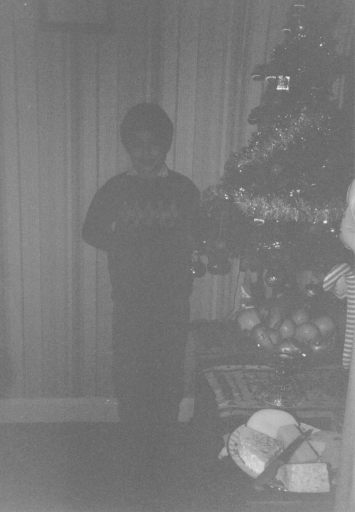
#> input picture 4_year/IPCV_1C/Lab/Assignment 3/images/christmas.png, 355 x 512 px
$ jupyter execute LABexc3-ELE510-2021.ipynb
#> lines starting #> are read from the running program, lines starting #| are printed output that depends on the picture
#> further down, img is the input picture: shape (512, 355, 3); min 98, max 240, mean 120.6
# ELE510 Image Processing with robot vision: LAB, Exercise 3, Histogram and point transformations

**Purpose:** *To learn about the image histogram, histogram equalization and image noise.*

The theory for this exercise can be found in chapter 3 of the text book [1]. Supplementary information can found in chapter 1, 2 and 3 in the compendium [2]. See also the following documentations for help:
- [OpenCV](https://opencv.org/opencv-python-free-course/)
- [numpy](https://numpy.org/doc/stable/)
- [matplotlib](https://matplotlib.org/stable/contents.html)

**IMPORTANT:** Read the text carefully before starting the work. In
many cases it is necessary to do some preparations before you start the work
on the computer. Read necessary theory and answer the theoretical part
frst. The theoretical and experimental part should be solved individually.
The notebook must be approved by the lecturer or his assistant.

**Approval:**
<div class="alert alert-block alert-success">
The current notebook should be submitted on CANVAS as a single pdf file.
</div>

<div class="alert alert-block alert-info">
    To export the notebook in a pdf format, goes to File -> Download as -> PDF via LaTeX (.pdf).
</div>

**Note regarding the notebook**: The theoretical questions can be answered directly on the notebook using a *Markdown* cell and LaTex commands (if relevant). In alternative, you can attach a scan (or an image) of the answer directly in the cell.

Possible ways to insert an image in the markdown cell:

``

``

**Under you will find parts of the solution that is already programmed.**

<div class="alert alert-block alert-info">
    <p>You have to fill out code everywhere it is indicated with `...`</p>
    <p>The code section under `######## a)` is answering subproblem a) etc.</p>
</div>

## Problem 1

The histogram for an image of a **black** and **white** football and **grey** background is
$[0,520,920,490,30,40,5910,24040,6050,80,20,80,440,960,420,0]$, where 16 gray levels are used.

The diameter of the football is $d = 230\text{mm}$.

Use these information to find the pixel size, $\Delta x = \Delta y$.

**Describe the steps to arrive to the solution.**

<details style="margin-top:20px">
    <summary>
        <font size="2" color="green"><b>Click here for an optional hint</b></font>
    </summary>
    1. The area of the ball is given by: $A = \pi \cdot (d/2)^2$ == (number_of_pixels $\cdot$ area_single_pixel)
</details>

### Solution:

[cell 1]
import math

# Problem data
histogram = [0,520,920,490,30,40,5910,24040,6050,80,20,80,440,960,420,0]
d = 230

First, we need the area of the football:

[cell 2]
histogram

A = math.pi*(d/2)**2
print("Area of the football: ", round(A, 2), "mm^2")

We need the amount of pixels that corresponds to the football, the sum of the whole histogram is the number of pixels of the whole image. Notice in the histogram the middle levels of grey are very common, that's because they correspond to the background, we can discard those levels.

[cell 3]
histogram = [g_lvl if g_lvl < 1000 else 0 for g_lvl in histogram]
print("Histogram of the football: ", histogram)

n_pix = sum(histogram)
print("Number of pixels that corresponds to the football: ", n_pix)

We know the area of the football is given by: $A = \pi \cdot (d/2)^2$ == (number_of_pixels $\cdot$ area_single_pixel).

So the area of a single pixel must be: area_single_pixel = $A / $number_of_pixels

[cell 4]
a_pix = A / n_pix
print("Area of a single pixel: ", round(a_pix, 2), "mm^2")

Δx = math.sqrt(a_pix)
Δy = Δx
print("Δx = Δy = ", round(Δx, 2), "mm")

<div class="alert alert-block alert-info">
    <p>The solution of problem 1 should be:</p>

    Δx = Δy = 3.33mm or, if you have taken different level of gray into consideration, Δx = Δy = 3.22mm
</div>

## Problem 2

For images, such as `./images/christmas.png`, some processing is normally desired to improve the contrast. The simplest approach for doing this is called histogram stretching. For a given image, where the used pixel values range from $g_{\text{min}}$ to $g_{\text{max}}$ we can spread these so they cover the entire $[0, G-1]$ range. The formula for histogram stretching is given by:

\begin{equation*}
	g_{\text{new}} = \left\lfloor {\frac{g_{\text{old}}-g_{\text{min}}}{g_{\text{max}}-g_{\text{min}}}G + 0.5} \right\rfloor
\end{equation*}

Where $g_{\text{old}}$ is an old pixel value, and $g_{\text{new}}$ a new pixel value.

**a)** Make a small Python function, taking an image as input, perform histogram stretching using the previous equation, and giving the increased contrast image as output. Use an 8-bit grayscale range (G=256). Show and explain the result using `./images/christmas.png` as an example.

[cell 5]
# Import the packages
import cv2
import numpy as np
import matplotlib.pyplot as plt

[cell 6]
"""
Function that takes in input an image and return the same image stretched.
"""
def histogram_stretch(img):

    # Gets the minimun value of the image
    gmin = img.min()
#> gmin = 98
    # Gets the maximun value of the image
    gmax = img.max()
#> gmax = 240

    # Compute the stretched image
    img_new = ((img - gmin) / (gmax - gmin))*256 + 0.5
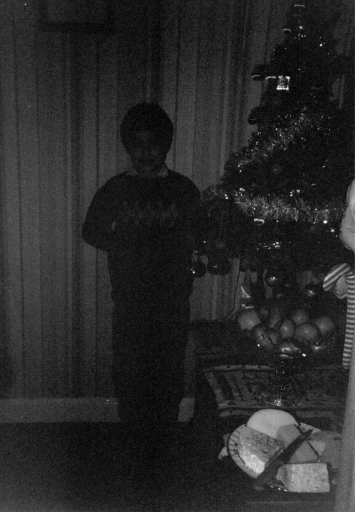
#> img_new: shape (512, 355, 3) float64; min 0.5, max 256.5, mean 41.2; drawn with min black and max white
    # Change de dtype of the array so we can plot it as an image
    img_new = img_new.astype('int32')

    return img_new

[cell 7]
# Read the image and convert it to RGB channels
img = cv2.imread("./images/christmas.png")
img = cv2.cvtColor(img, cv2.COLOR_BGR2RGB)

# Use the function to improve the contrast of the image
img_stretch = histogram_stretch(img)

plt.figure(figsize=(20,20))
plt.subplot(221)
plt.imshow(img)
plt.title('Normal image')
plt.subplot(222)
plt.imshow(img_stretch)
plt.title('Stretched image')
plt.show()

## Problem 3

In this experiment we use **four** images.
The two first are gray level images, `./images/pout.jpg` and `./images/tire.jpg`.
The other two are colour images captured with a standard digital camera.
We want to study image enhancement with histogram equalization.

*We simplify by using only gray level images*.
Therefore, the colour images are first read to gray level; a grey level image can be imported using the flag (`cv2.IMREAD_GRAYSCALE`).
The colour images are `./images/waterfall2.jpg` and `./images/restaurantSpain.jpg`, available from CANVAS.

<details style="margin-top:20px">
    <summary>
        <font size="2" color="green"><b>Click here for optional hints</b></font>
    </summary>
    <p>1. Make a Python function or script that do histogram equalization <code>cv2.equalizeHist</code>, </p>
    <p>2. computes the histograms <code>plt.hist</code> for both the input image and the output image, </p>
    <p>3. and displays both images with histograms in the same figure (use <code>plt.figure</code> and <code>plt.subplot</code>).</p>
</details>

**a)** Use Python and find the histograms for the images.

[cell 8]
# Read the images
img_pout = cv2.imread("./images/pout.jpg", cv2.IMREAD_GRAYSCALE)
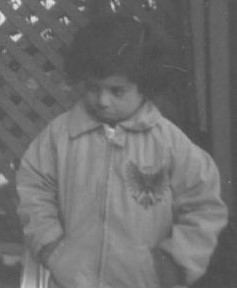
#> input picture 4_year/IPCV_1C/Lab/Assignment 3/images/pout.jpg, 237 x 288 px
#> img_pout is the input picture: shape (288, 237); min 70, max 236, mean 110.6
img_tire = cv2.imread("./images/tire.jpg", cv2.IMREAD_GRAYSCALE)
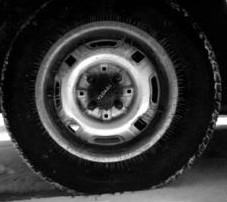
#> input picture 4_year/IPCV_1C/Lab/Assignment 3/images/tire.jpg, 227 x 202 px
#> img_tire is the input picture: shape (202, 227); min 0, max 255, mean 53.1
img_waterfall = cv2.imread("./images/waterfall2.jpg", cv2.IMREAD_GRAYSCALE)
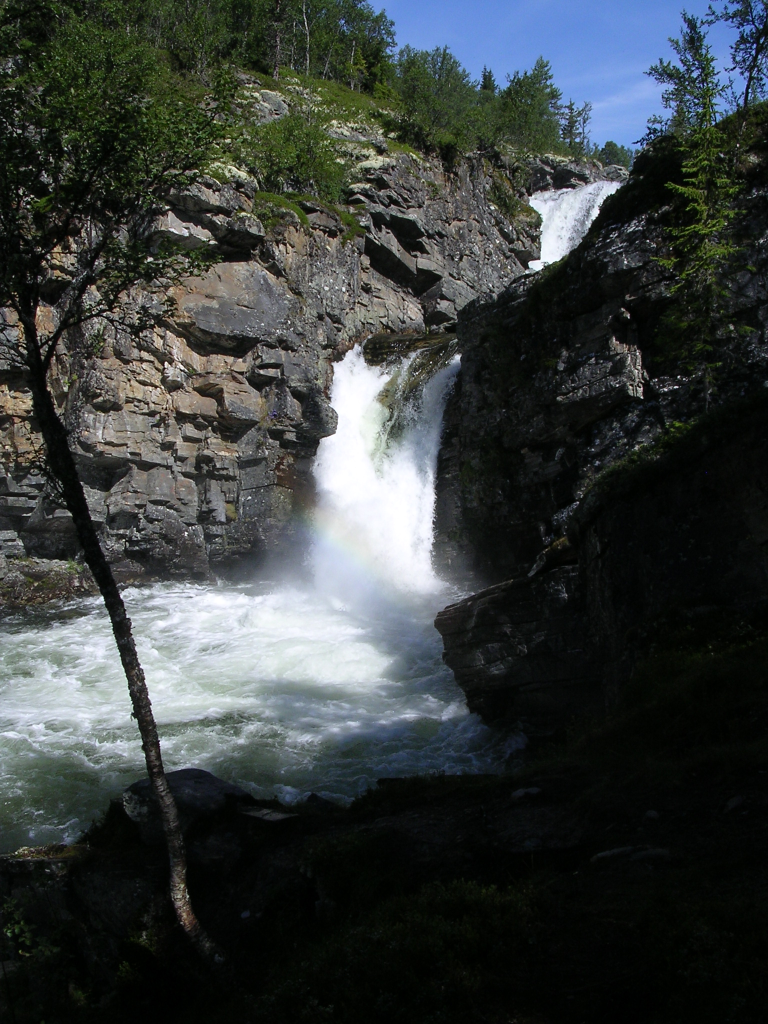
#> input picture 4_year/IPCV_1C/Lab/Assignment 3/images/waterfall2.jpg, 1536 x 2048 px (shown at 1/2 size)
#> img_waterfall: shape (2048, 1536); min 0, max 255, mean 59.5
img_spRest = cv2.imread("./images/restaurantSpain.jpg", cv2.IMREAD_GRAYSCALE)
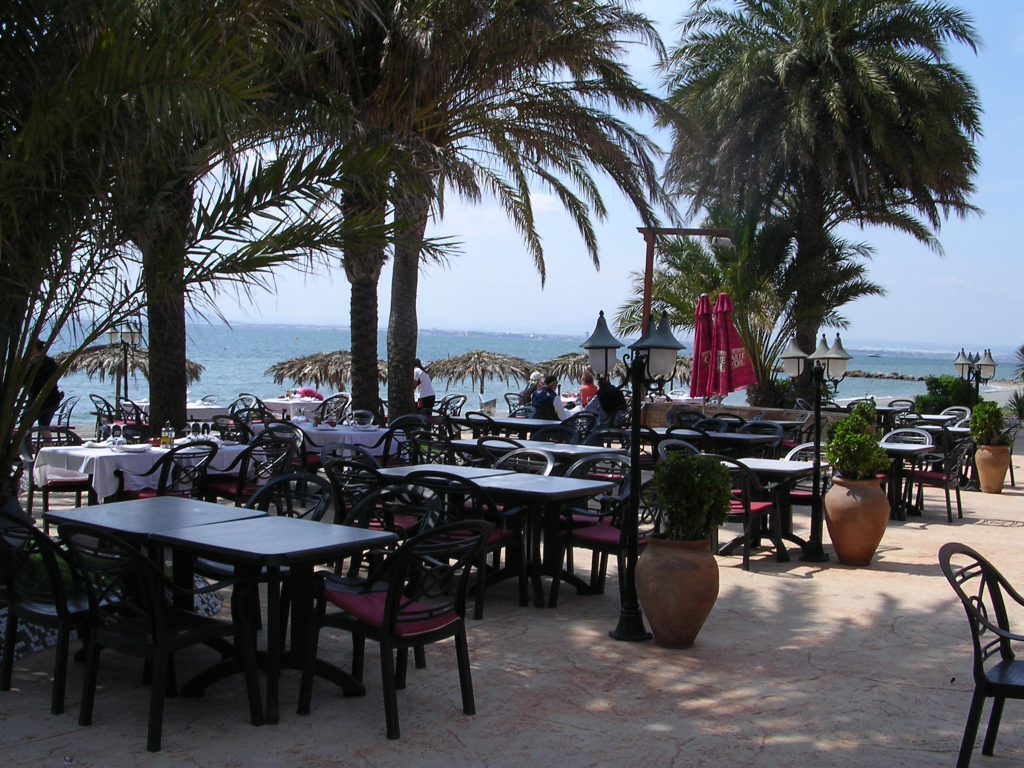
#> input picture 4_year/IPCV_1C/Lab/Assignment 3/images/restaurantSpain.jpg, 2048 x 1536 px (shown at 1/2 size)
#> img_spRest: shape (1536, 2048); min 0, max 255, mean 82.2

# Plot histograms --> plt.hist
plt.figure(figsize=(15, 15))
plt.subplot(4,2,1)
plt.imshow(img_pout, cmap='gray')
plt.subplot(4,2,2)
plt.title("Histogram for image: pout.jpg")
plt.hist(img_pout.flatten(), 256, [0,256])

plt.subplot(4,2,3)
plt.imshow(img_tire, cmap='gray')
plt.subplot(4,2,4)
plt.title("Histogram for image: tire.jpg")
plt.hist(img_tire.flatten(), 256, [0,256])

plt.subplot(4,2,5)
plt.imshow(img_waterfall, cmap='gray')
plt.subplot(4,2,6)
plt.title("Histogram for image: waterfall2.jpg")
plt.hist(img_waterfall.flatten(), 256, [0,256])

plt.subplot(4,2,7)
plt.imshow(img_spRest, cmap='gray')
plt.subplot(4,2,8)
plt.title("Histogram for image: restaurantSpain.jpg")
plt.hist(img_spRest.flatten(), 256, [0,256])

plt.show()
#> figure, not shown here; panel 2: tallest bar 2225 high, from x = 83 to 84; panel 4: tallest bar 1707 high, from x = 3 to 4; panel 6: tallest bar 156317 high, from x = 4 to 5; panel 8: tallest bar 41452 high, from x = 24 to 25

**b)** Perform histogram equalization of these images and find the new histograms.

[cell 9]
# Equalize the histograms
img_pout = cv2.equalizeHist(img_pout)
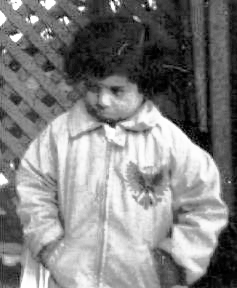
#> img_pout: shape (288, 237); min 0, max 255, mean 129.5
img_tire = cv2.equalizeHist(img_tire)
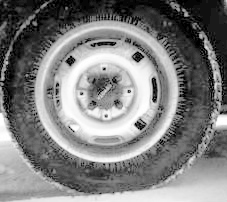
#> img_tire: shape (202, 227); min 0, max 255, mean 126.3
img_waterfall = cv2.equalizeHist(img_waterfall)
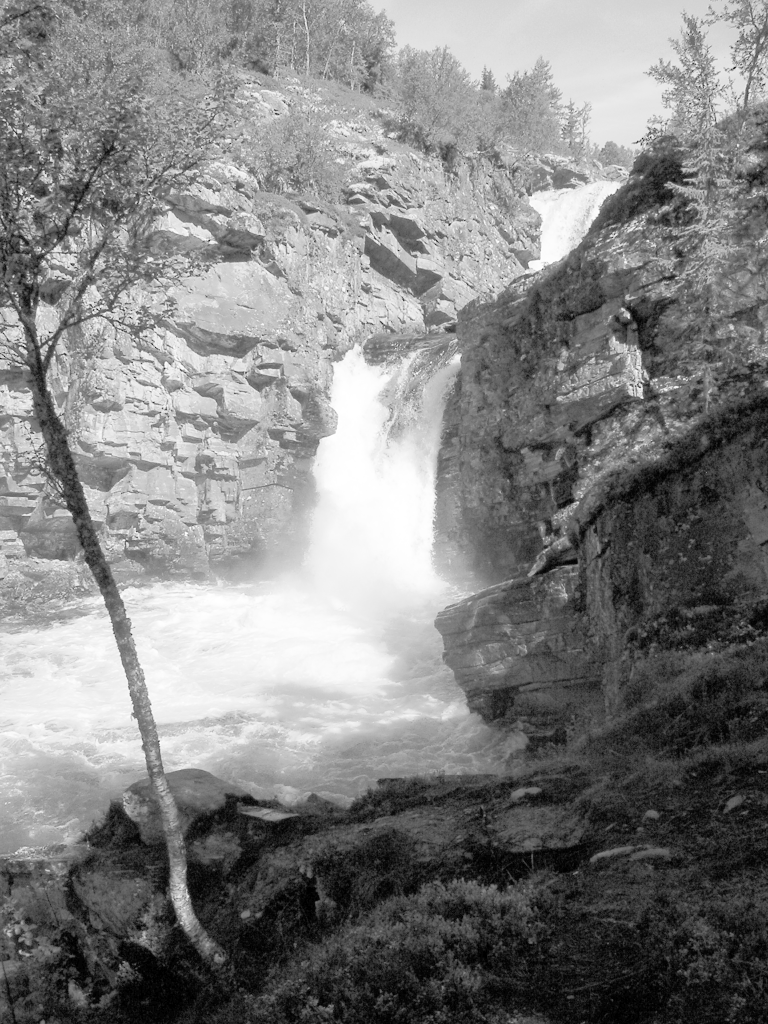
#> img_waterfall: shape (2048, 1536) (shown at 1/2 size); min 0, max 255, mean 128.8
img_spRest = cv2.equalizeHist(img_spRest)
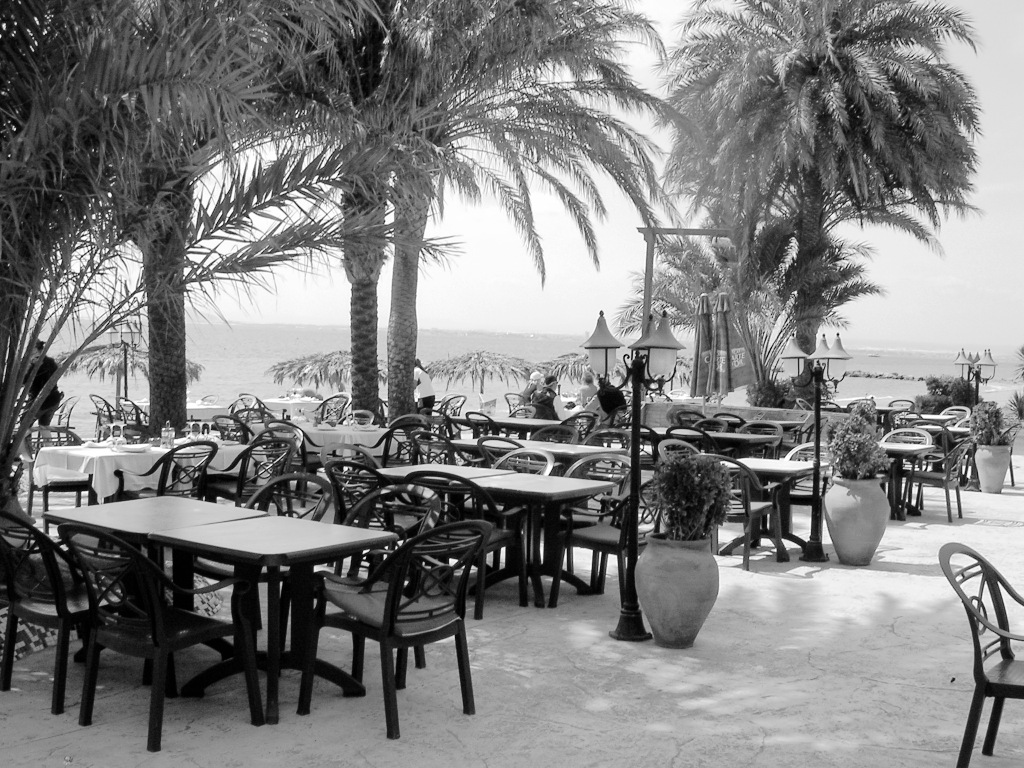
#> img_spRest: shape (1536, 2048) (shown at 1/2 size); min 0, max 255, mean 128.3


# Plot histograms --> plt.hist
plt.figure(figsize=(15, 15))
plt.subplot(4,2,1)
plt.imshow(img_pout, cmap='gray')
plt.subplot(4,2,2)
plt.title("Histogram for image: pout.jpg")
plt.hist(img_pout.flatten(), 256, [0,256])

plt.subplot(4,2,3)
plt.imshow(img_tire, cmap='gray')
plt.subplot(4,2,4)
plt.title("Histogram for image: tire.jpg")
plt.hist(img_tire.flatten(), 256, [0,256])

plt.subplot(4,2,5)
plt.imshow(img_waterfall, cmap='gray')
plt.subplot(4,2,6)
plt.title("Histogram for image: waterfall2.jpg")
plt.hist(img_waterfall.flatten(), 256, [0,256])

plt.subplot(4,2,7)
plt.imshow(img_spRest, cmap='gray')
plt.subplot(4,2,8)
plt.title("Histogram for image: restaurantSpain.jpg")
plt.hist(img_spRest.flatten(), 256, [0,256])

plt.show()
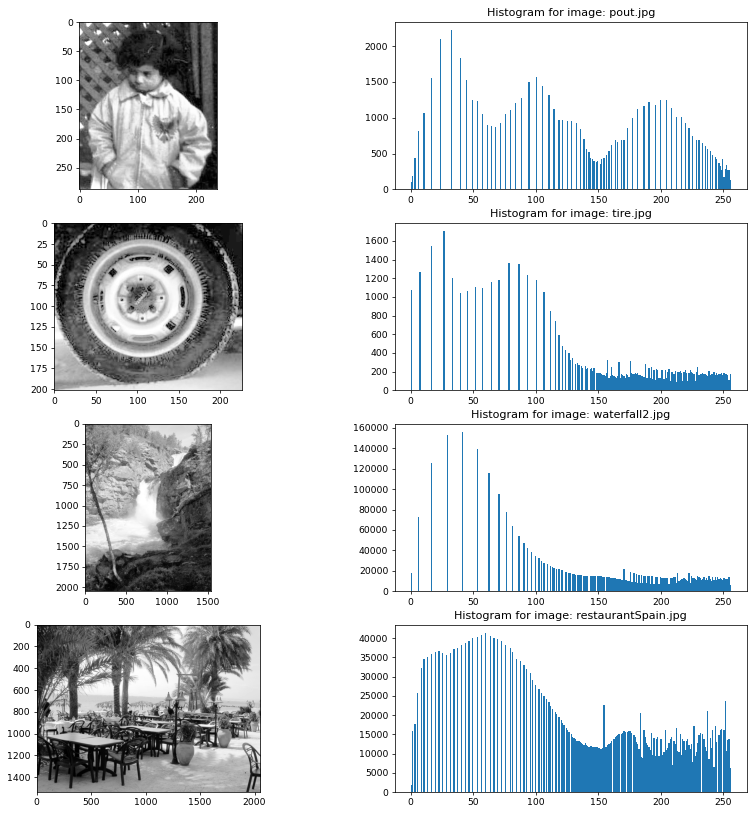
#> figure drawn by matplotlib, 8 panels; panel 2: tallest bar 2225 high, from x = 32 to 33; panel 4: tallest bar 1707 high, from x = 26 to 27; panel 6: tallest bar 156317 high, from x = 41 to 42; panel 8: tallest bar 41452 high, from x = 59 to 60
